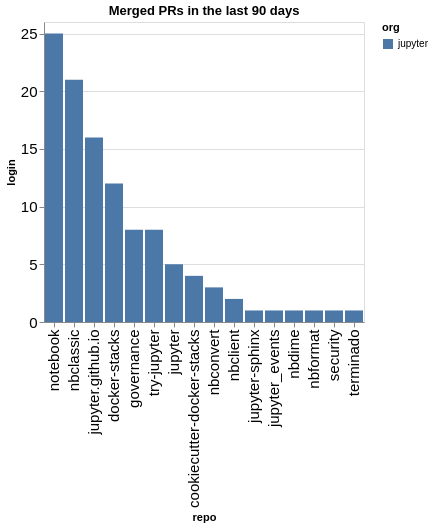

Notebook cell for this chart:
### Code cell
prs_by_repo = merged.groupby(['org', 'repo']).count()['login'].reset_index().sort_values(['org', 'login'], ascending=False)
alt.Chart(data=prs_by_repo, title=f"Merged PRs in the last {n_days} days").mark_bar().encode(
    x=alt.X('repo', sort=prs_by_repo['repo'].values.tolist()),
    y='login',
    color='org'
)

### Figure 1 — Vega-Lite specification as saved in the notebook (floating-point values rounded to 4 significant figures)
{"config": {"axisLeft": {"labelFontSize": 15}, "axisBottom": {"labelFontSize": 15}}, "data": {"name": "data-656cdba200a47cf9b72b02d8426cecbd"}, "mark": {"type": "bar"}, "encoding": {"color": {"field": "org", "type": "nominal"}, "x": {"field": "repo", "sort": ["notebook", "nbclassic", "jupyter.github.io", "docker-stacks", "governance", "try-jupyter", "jupyter", "cookiecutter-docker-stacks", "nbconvert", "nbclient", "jupyter-sphinx", "jupyter_events", "nbdime", "nbformat", "security", "terminado"], "type": "nominal"}, "y": {"field": "login", "type": "quantitative"}}, "title": "Merged PRs in the last 90 days", "$schema": "https://vega.github.io/schema/vega-lite/v5.20.1.json", "datasets": {"data-656cdba200a47cf9b72b02d8426cecbd": [{"org": "jupyter", "repo": "notebook", "login": 25}, {"org": "jupyter", "repo": "nbclassic", "login": 21}, {"org": "jupyter", "repo": "jupyter.github.io", "login": 16}, {"org": "jupyter", "repo": "docker-stacks", "login": 12}, {"org": "jupyter", "repo": "governance", "login": 8}, {"org": "jupyter", "repo": "try-jupyter", "login": 8}, {"org": "jupyter", "repo": "jupyter", "login": 5}, {"org": "jupyter", "repo": "cookiecutter-docker-stacks", "login": 4}, {"org": "jupyter", "repo": "nbconvert", "login": 3}, {"org": "jupyter", "repo": "nbclient", "login": 2}, {"org": "jupyter", "repo": "jupyter-sphinx", "login": 1}, {"org": "jupyter", "repo": "jupyter_events", "login": 1}, {"org": "jupyter", "repo": "nbdime", "login": 1}, {"org": "jupyter", "repo": "nbformat", "login": 1}, {"org": "jupyter", "repo": "security", "login": 1}, {"org": "jupyter", "repo": "terminado", "login": 1}]}}
